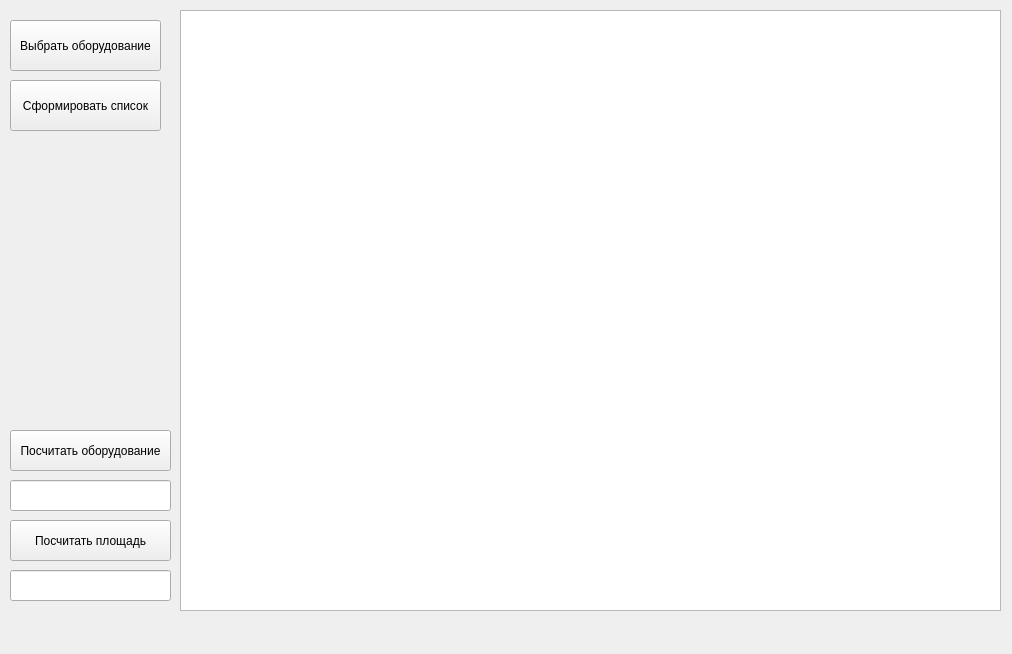
<?xml version="1.0" encoding="UTF-8"?>
<ui version="4.0">
 <class>MainWindow</class>
 <widget class="QMainWindow" name="MainWindow">
  <property name="geometry">
   <rect>
    <x>0</x>
    <y>0</y>
    <width>1012</width>
    <height>654</height>
   </rect>
  </property>
  <property name="windowTitle">
   <string>Редактор расстановки</string>
  </property>
  <widget class="QWidget" name="centralwidget">
   <widget class="QPushButton" name="choseobjBut">
    <property name="geometry">
     <rect>
      <x>10</x>
      <y>20</y>
      <width>151</width>
      <height>51</height>
     </rect>
    </property>
    <property name="text">
     <string>Выбрать оборудование</string>
    </property>
   </widget>
   <widget class="QGraphicsView" name="graphicsView">
    <property name="geometry">
     <rect>
      <x>180</x>
      <y>10</y>
      <width>821</width>
      <height>601</height>
     </rect>
    </property>
   </widget>
   <widget class="QPushButton" name="createlistBut">
    <property name="geometry">
     <rect>
      <x>10</x>
      <y>80</y>
      <width>151</width>
      <height>51</height>
     </rect>
    </property>
    <property name="text">
     <string>Сформировать список</string>
    </property>
   </widget>
   <widget class="QPushButton" name="countBut">
    <property name="geometry">
     <rect>
      <x>10</x>
      <y>430</y>
      <width>161</width>
      <height>41</height>
     </rect>
    </property>
    <property name="text">
     <string>Посчитать оборудование</string>
    </property>
   </widget>
   <widget class="QLineEdit" name="countLine">
    <property name="geometry">
     <rect>
      <x>10</x>
      <y>480</y>
      <width>161</width>
      <height>31</height>
     </rect>
    </property>
   </widget>
   <widget class="QLineEdit" name="areaLine">
    <property name="geometry">
     <rect>
      <x>10</x>
      <y>570</y>
      <width>161</width>
      <height>31</height>
     </rect>
    </property>
    <property name="text">
     <string/>
    </property>
   </widget>
   <widget class="QPushButton" name="areaBut">
    <property name="geometry">
     <rect>
      <x>10</x>
      <y>520</y>
      <width>161</width>
      <height>41</height>
     </rect>
    </property>
    <property name="text">
     <string>Посчитать площадь</string>
    </property>
   </widget>
  </widget>
  <widget class="QMenuBar" name="menubar">
   <property name="geometry">
    <rect>
     <x>0</x>
     <y>0</y>
     <width>1012</width>
     <height>26</height>
    </rect>
   </property>
  </widget>
 </widget>
 <resources/>
 <connections/>
</ui>
